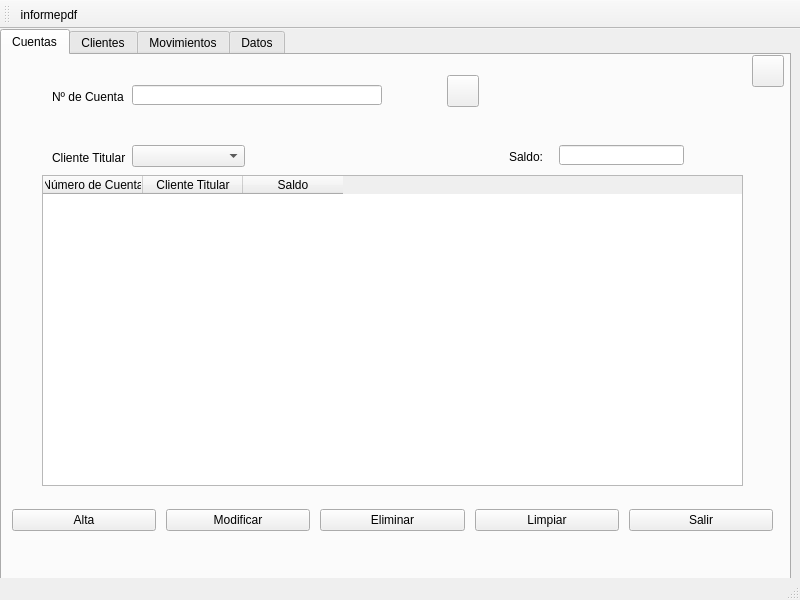
<?xml version="1.0" encoding="UTF-8"?>
<ui version="4.0">
 <class>MainWindow</class>
 <widget class="QMainWindow" name="MainWindow">
  <property name="geometry">
   <rect>
    <x>0</x>
    <y>0</y>
    <width>800</width>
    <height>600</height>
   </rect>
  </property>
  <property name="windowTitle">
   <string>Banco DI</string>
  </property>
  <property name="windowIcon">
   <iconset>
    <normaloff>banco.ico</normaloff>banco.ico</iconset>
  </property>
  <widget class="QWidget" name="centralwidget">
   <widget class="QTabWidget" name="tabWidget">
    <property name="geometry">
     <rect>
      <x>0</x>
      <y>0</y>
      <width>791</width>
      <height>561</height>
     </rect>
    </property>
    <property name="toolTip">
     <string/>
    </property>
    <property name="currentIndex">
     <number>0</number>
    </property>
    <widget class="QWidget" name="tab_cuentas">
     <attribute name="title">
      <string>Cuentas</string>
     </attribute>
     <widget class="QLineEdit" name="lineEdit_ncuenta">
      <property name="geometry">
       <rect>
        <x>130</x>
        <y>30</y>
        <width>250</width>
        <height>20</height>
       </rect>
      </property>
      <property name="toolTip">
       <string>Formato: ES3200789398504222542001</string>
      </property>
     </widget>
     <widget class="QPushButton" name="Recargar_Cuenta">
      <property name="geometry">
       <rect>
        <x>750</x>
        <y>0</y>
        <width>32</width>
        <height>32</height>
       </rect>
      </property>
      <property name="toolTip">
       <string>Recargar Tabla</string>
      </property>
      <property name="text">
       <string/>
      </property>
      <property name="icon">
       <iconset resource="img/reload.qrc">
        <normaloff>:/reload/reload.png</normaloff>:/reload/reload.png</iconset>
      </property>
     </widget>
     <widget class="QPushButton" name="Buscar_Cuenta">
      <property name="geometry">
       <rect>
        <x>445</x>
        <y>20</y>
        <width>32</width>
        <height>32</height>
       </rect>
      </property>
      <property name="toolTip">
       <string>Buscar Cuenta</string>
      </property>
      <property name="text">
       <string/>
      </property>
      <property name="icon">
       <iconset resource="img/lupa.qrc">
        <normaloff>:/lupa/lupa.png</normaloff>:/lupa/lupa.png</iconset>
      </property>
     </widget>
     <widget class="QLabel" name="label_ncuenta">
      <property name="geometry">
       <rect>
        <x>50</x>
        <y>35</y>
        <width>72</width>
        <height>13</height>
       </rect>
      </property>
      <property name="text">
       <string>Nº de Cuenta:</string>
      </property>
     </widget>
     <widget class="QTableWidget" name="tableCuentas">
      <property name="geometry">
       <rect>
        <x>40</x>
        <y>120</y>
        <width>701</width>
        <height>311</height>
       </rect>
      </property>
      <property name="toolTip">
       <string>Tabla Cuenta</string>
      </property>
      <property name="columnCount">
       <number>3</number>
      </property>
      <column>
       <property name="text">
        <string>Número de Cuenta</string>
       </property>
      </column>
      <column>
       <property name="text">
        <string>Cliente Titular</string>
       </property>
      </column>
      <column>
       <property name="text">
        <string>Saldo</string>
       </property>
      </column>
     </widget>
     <widget class="QWidget" name="layoutWidget_2">
      <property name="geometry">
       <rect>
        <x>10</x>
        <y>440</y>
        <width>761</width>
        <height>51</height>
       </rect>
      </property>
      <layout class="QHBoxLayout" name="horizontalLayout_botones_inferiores_2" stretch="0,0,0,0,0">
       <property name="spacing">
        <number>10</number>
       </property>
       <property name="sizeConstraint">
        <enum>QLayout::SetDefaultConstraint</enum>
       </property>
       <property name="bottomMargin">
        <number>0</number>
       </property>
       <item>
        <widget class="QPushButton" name="Alta_Cuenta">
         <property name="toolTip">
          <string>Dar de Alta una Cuenta</string>
         </property>
         <property name="text">
          <string>Alta</string>
         </property>
         <property name="icon">
          <iconset resource="img/alta_cuenta.qrc">
           <normaloff>:/alta_cuenta/alta_cuenta.png</normaloff>:/alta_cuenta/alta_cuenta.png</iconset>
         </property>
        </widget>
       </item>
       <item>
        <widget class="QPushButton" name="Modificar_Cuenta">
         <property name="toolTip">
          <string>Modificar Cuenta</string>
         </property>
         <property name="text">
          <string>Modificar</string>
         </property>
         <property name="icon">
          <iconset resource="img/modificar.qrc">
           <normaloff>:/modificar/modificar.png</normaloff>:/modificar/modificar.png</iconset>
         </property>
        </widget>
       </item>
       <item>
        <widget class="QPushButton" name="Eliminar_Cuenta">
         <property name="toolTip">
          <string>Eliminar Cuenta</string>
         </property>
         <property name="text">
          <string>Eliminar</string>
         </property>
         <property name="icon">
          <iconset resource="img/eliminar.qrc">
           <normaloff>:/eliminar/eliminar.png</normaloff>:/eliminar/eliminar.png</iconset>
         </property>
        </widget>
       </item>
       <item>
        <widget class="QPushButton" name="Limpiar_Cuenta">
         <property name="toolTip">
          <string>Limpiar Campos Cuentas</string>
         </property>
         <property name="text">
          <string>Limpiar</string>
         </property>
         <property name="icon">
          <iconset resource="img/limpiar.qrc">
           <normaloff>:/limpiar/limpiar.png</normaloff>:/limpiar/limpiar.png</iconset>
         </property>
        </widget>
       </item>
       <item>
        <widget class="QPushButton" name="pushButton_Salir_Cuenta">
         <property name="toolTip">
          <string>Salir</string>
         </property>
         <property name="text">
          <string>Salir</string>
         </property>
         <property name="icon">
          <iconset resource="img/salir.qrc">
           <normaloff>:/salir/salir.png</normaloff>:/salir/salir.png</iconset>
         </property>
        </widget>
       </item>
      </layout>
     </widget>
     <widget class="QLabel" name="label_cuenta_cliente">
      <property name="geometry">
       <rect>
        <x>50</x>
        <y>95</y>
        <width>91</width>
        <height>16</height>
       </rect>
      </property>
      <property name="text">
       <string>Cliente Titular</string>
      </property>
     </widget>
     <widget class="QComboBox" name="cmbClienteTitular">
      <property name="geometry">
       <rect>
        <x>130</x>
        <y>90</y>
        <width>113</width>
        <height>22</height>
       </rect>
      </property>
      <property name="toolTip">
       <string>Seleccionar Cliente</string>
      </property>
     </widget>
     <widget class="QLabel" name="label_status_cuenta">
      <property name="geometry">
       <rect>
        <x>10</x>
        <y>500</y>
        <width>761</width>
        <height>20</height>
       </rect>
      </property>
      <property name="text">
       <string/>
      </property>
      <property name="alignment">
       <set>Qt::AlignCenter</set>
      </property>
     </widget>
     <widget class="QLabel" name="label_cuenta_saldo">
      <property name="geometry">
       <rect>
        <x>507</x>
        <y>95</y>
        <width>47</width>
        <height>13</height>
       </rect>
      </property>
      <property name="text">
       <string>Saldo:</string>
      </property>
     </widget>
     <widget class="QLineEdit" name="lineEdit_cuenta_saldo">
      <property name="geometry">
       <rect>
        <x>557</x>
        <y>90</y>
        <width>125</width>
        <height>20</height>
       </rect>
      </property>
      <property name="toolTip">
       <string>Formato: 100</string>
      </property>
     </widget>
     <widget class="QLabel" name="label_cuenta_valid">
      <property name="geometry">
       <rect>
        <x>390</x>
        <y>20</y>
        <width>47</width>
        <height>30</height>
       </rect>
      </property>
      <property name="font">
       <font>
        <family>Bernard MT Condensed</family>
        <pointsize>14</pointsize>
       </font>
      </property>
      <property name="text">
       <string/>
      </property>
     </widget>
    </widget>
    <widget class="QWidget" name="tab_Clientes">
     <attribute name="title">
      <string>Clientes</string>
     </attribute>
     <widget class="QWidget" name="layoutWidget">
      <property name="geometry">
       <rect>
        <x>10</x>
        <y>440</y>
        <width>761</width>
        <height>51</height>
       </rect>
      </property>
      <layout class="QHBoxLayout" name="horizontalLayout_botones_inferiores" stretch="0,0,0,0,0">
       <property name="spacing">
        <number>10</number>
       </property>
       <property name="sizeConstraint">
        <enum>QLayout::SetDefaultConstraint</enum>
       </property>
       <property name="bottomMargin">
        <number>0</number>
       </property>
       <item>
        <widget class="QPushButton" name="Alta_Cliente">
         <property name="toolTip">
          <string>Dar de Alta un Cleinte</string>
         </property>
         <property name="text">
          <string>Alta</string>
         </property>
         <property name="icon">
          <iconset resource="img/alta.qrc">
           <normaloff>:/alta/alta.png</normaloff>:/alta/alta.png</iconset>
         </property>
        </widget>
       </item>
       <item>
        <widget class="QPushButton" name="Modificar_Cliente">
         <property name="toolTip">
          <string>Modificar Cliente</string>
         </property>
         <property name="text">
          <string>Modificar</string>
         </property>
         <property name="icon">
          <iconset resource="img/modificar.qrc">
           <normaloff>:/modificar/modificar.png</normaloff>:/modificar/modificar.png</iconset>
         </property>
        </widget>
       </item>
       <item>
        <widget class="QPushButton" name="Eliminar_Cliente">
         <property name="toolTip">
          <string>Eliminar Cliente</string>
         </property>
         <property name="text">
          <string>Eliminar</string>
         </property>
         <property name="icon">
          <iconset resource="img/eliminar.qrc">
           <normaloff>:/eliminar/eliminar.png</normaloff>:/eliminar/eliminar.png</iconset>
         </property>
        </widget>
       </item>
       <item>
        <widget class="QPushButton" name="Limpiar_Cliente">
         <property name="toolTip">
          <string>Limpiar Campos Clientes</string>
         </property>
         <property name="text">
          <string>Limpiar</string>
         </property>
         <property name="icon">
          <iconset resource="img/limpiar.qrc">
           <normaloff>:/limpiar/limpiar.png</normaloff>:/limpiar/limpiar.png</iconset>
         </property>
        </widget>
       </item>
       <item>
        <widget class="QPushButton" name="pushButton_Salir_Cliente">
         <property name="toolTip">
          <string>Salir</string>
         </property>
         <property name="text">
          <string>Salir</string>
         </property>
         <property name="icon">
          <iconset resource="img/salir.qrc">
           <normaloff>:/salir/salir.png</normaloff>:/salir/salir.png</iconset>
         </property>
        </widget>
       </item>
      </layout>
     </widget>
     <widget class="QPushButton" name="Recargar">
      <property name="geometry">
       <rect>
        <x>750</x>
        <y>0</y>
        <width>32</width>
        <height>32</height>
       </rect>
      </property>
      <property name="toolTip">
       <string>Recargar Tabla</string>
      </property>
      <property name="text">
       <string/>
      </property>
      <property name="icon">
       <iconset resource="img/reload.qrc">
        <normaloff>:/reload/reload.png</normaloff>:/reload/reload.png</iconset>
      </property>
     </widget>
     <widget class="QLabel" name="label_dni">
      <property name="geometry">
       <rect>
        <x>50</x>
        <y>35</y>
        <width>47</width>
        <height>13</height>
       </rect>
      </property>
      <property name="text">
       <string>DNI:</string>
      </property>
     </widget>
     <widget class="QLineEdit" name="lineEdit_dni">
      <property name="geometry">
       <rect>
        <x>100</x>
        <y>30</y>
        <width>115</width>
        <height>20</height>
       </rect>
      </property>
      <property name="toolTip">
       <string>Formato: 11111111H</string>
      </property>
     </widget>
     <widget class="QPushButton" name="Buscar">
      <property name="geometry">
       <rect>
        <x>275</x>
        <y>20</y>
        <width>32</width>
        <height>32</height>
       </rect>
      </property>
      <property name="toolTip">
       <string>Buscar Cliente</string>
      </property>
      <property name="text">
       <string/>
      </property>
      <property name="icon">
       <iconset resource="img/lupa.qrc">
        <normaloff>:/lupa/lupa.png</normaloff>:/lupa/lupa.png</iconset>
      </property>
     </widget>
     <widget class="QLineEdit" name="lineEdit_apellido">
      <property name="geometry">
       <rect>
        <x>100</x>
        <y>80</y>
        <width>115</width>
        <height>20</height>
       </rect>
      </property>
      <property name="toolTip">
       <string>Introducir Apellidos</string>
      </property>
     </widget>
     <widget class="QLabel" name="label_apellido">
      <property name="geometry">
       <rect>
        <x>50</x>
        <y>85</y>
        <width>47</width>
        <height>13</height>
       </rect>
      </property>
      <property name="text">
       <string>Apellidos:</string>
      </property>
     </widget>
     <widget class="QLineEdit" name="lineEdit_nombre">
      <property name="geometry">
       <rect>
        <x>480</x>
        <y>80</y>
        <width>115</width>
        <height>20</height>
       </rect>
      </property>
      <property name="toolTip">
       <string>Introducir Nombre</string>
      </property>
     </widget>
     <widget class="QLabel" name="label_nombre">
      <property name="geometry">
       <rect>
        <x>420</x>
        <y>85</y>
        <width>47</width>
        <height>13</height>
       </rect>
      </property>
      <property name="text">
       <string>Nombre:</string>
      </property>
     </widget>
     <widget class="QTableWidget" name="tableClientes">
      <property name="geometry">
       <rect>
        <x>40</x>
        <y>120</y>
        <width>701</width>
        <height>311</height>
       </rect>
      </property>
      <property name="toolTip">
       <string>Tabla Clientes</string>
      </property>
      <property name="columnCount">
       <number>3</number>
      </property>
      <column>
       <property name="text">
        <string>DNI</string>
       </property>
      </column>
      <column>
       <property name="text">
        <string>Apellidos</string>
       </property>
      </column>
      <column>
       <property name="text">
        <string>Nombre</string>
       </property>
      </column>
     </widget>
     <widget class="QLabel" name="label_status_cliente">
      <property name="geometry">
       <rect>
        <x>10</x>
        <y>500</y>
        <width>761</width>
        <height>20</height>
       </rect>
      </property>
      <property name="text">
       <string/>
      </property>
      <property name="alignment">
       <set>Qt::AlignCenter</set>
      </property>
     </widget>
     <widget class="QLabel" name="label_dni_valid">
      <property name="geometry">
       <rect>
        <x>220</x>
        <y>20</y>
        <width>47</width>
        <height>30</height>
       </rect>
      </property>
      <property name="font">
       <font>
        <family>Bernard MT Condensed</family>
        <pointsize>14</pointsize>
       </font>
      </property>
      <property name="text">
       <string/>
      </property>
     </widget>
    </widget>
    <widget class="QWidget" name="tab_movimientos">
     <attribute name="title">
      <string>Movimientos</string>
     </attribute>
     <widget class="QLabel" name="label_movimiento_cuenta">
      <property name="geometry">
       <rect>
        <x>50</x>
        <y>35</y>
        <width>75</width>
        <height>16</height>
       </rect>
      </property>
      <property name="text">
       <string>Nº de Cuenta:</string>
      </property>
     </widget>
     <widget class="QComboBox" name="cmbMovimiento_cuenta">
      <property name="geometry">
       <rect>
        <x>130</x>
        <y>30</y>
        <width>231</width>
        <height>22</height>
       </rect>
      </property>
      <property name="toolTip">
       <string>Seleccionar Numero de Cuenta</string>
      </property>
     </widget>
     <widget class="QComboBox" name="cmbMovimiento_tipo">
      <property name="geometry">
       <rect>
        <x>500</x>
        <y>30</y>
        <width>150</width>
        <height>22</height>
       </rect>
      </property>
      <property name="toolTip">
       <string>Seleccionar Tipo de Movimiento</string>
      </property>
     </widget>
     <widget class="QLabel" name="label_movimiento_tipo">
      <property name="geometry">
       <rect>
        <x>450</x>
        <y>35</y>
        <width>60</width>
        <height>16</height>
       </rect>
      </property>
      <property name="text">
       <string>Tipo:</string>
      </property>
     </widget>
     <widget class="QLabel" name="label_movimiento_importe">
      <property name="geometry">
       <rect>
        <x>50</x>
        <y>85</y>
        <width>59</width>
        <height>16</height>
       </rect>
      </property>
      <property name="text">
       <string>Importe:</string>
      </property>
     </widget>
     <widget class="QLabel" name="label_status_movimiento">
      <property name="geometry">
       <rect>
        <x>10</x>
        <y>500</y>
        <width>761</width>
        <height>20</height>
       </rect>
      </property>
      <property name="text">
       <string/>
      </property>
      <property name="alignment">
       <set>Qt::AlignCenter</set>
      </property>
     </widget>
     <widget class="QLineEdit" name="lineEdit_movimiento_importe">
      <property name="geometry">
       <rect>
        <x>130</x>
        <y>80</y>
        <width>120</width>
        <height>20</height>
       </rect>
      </property>
      <property name="toolTip">
       <string>Formato: 100</string>
      </property>
     </widget>
     <widget class="QTableWidget" name="tableMovimientos">
      <property name="geometry">
       <rect>
        <x>40</x>
        <y>120</y>
        <width>701</width>
        <height>311</height>
       </rect>
      </property>
      <property name="toolTip">
       <string>Tabla Movimientos</string>
      </property>
      <column>
       <property name="text">
        <string>ID</string>
       </property>
      </column>
      <column>
       <property name="text">
        <string>Número de Cuenta</string>
       </property>
      </column>
      <column>
       <property name="text">
        <string>Tipo de Movimeinto</string>
       </property>
      </column>
      <column>
       <property name="text">
        <string>Importe</string>
       </property>
      </column>
     </widget>
     <widget class="QPushButton" name="Recargar_movimiento">
      <property name="geometry">
       <rect>
        <x>750</x>
        <y>0</y>
        <width>32</width>
        <height>32</height>
       </rect>
      </property>
      <property name="toolTip">
       <string>Recargar Tabla</string>
      </property>
      <property name="text">
       <string/>
      </property>
      <property name="icon">
       <iconset resource="img/reload.qrc">
        <normaloff>:/reload/reload.png</normaloff>:/reload/reload.png</iconset>
      </property>
     </widget>
     <widget class="QPushButton" name="Alta_Movimiento">
      <property name="geometry">
       <rect>
        <x>100</x>
        <y>452</y>
        <width>144</width>
        <height>24</height>
       </rect>
      </property>
      <property name="toolTip">
       <string>Dar de Alta un Movimiento</string>
      </property>
      <property name="text">
       <string>Alta</string>
      </property>
      <property name="icon">
       <iconset resource="img/alta_movimiento.qrc">
        <normaloff>:/alta_movimiento/alta_movimiento.png</normaloff>:/alta_movimiento/alta_movimiento.png</iconset>
      </property>
     </widget>
     <widget class="QPushButton" name="pushButton_Salir_Movimiento">
      <property name="geometry">
       <rect>
        <x>524</x>
        <y>450</y>
        <width>144</width>
        <height>24</height>
       </rect>
      </property>
      <property name="toolTip">
       <string>Salir</string>
      </property>
      <property name="text">
       <string>Salir</string>
      </property>
      <property name="icon">
       <iconset resource="img/salir.qrc">
        <normaloff>:/salir/salir.png</normaloff>:/salir/salir.png</iconset>
      </property>
     </widget>
     <widget class="QPushButton" name="Limpiar_Movimiento">
      <property name="geometry">
       <rect>
        <x>309</x>
        <y>450</y>
        <width>144</width>
        <height>24</height>
       </rect>
      </property>
      <property name="toolTip">
       <string>Limpiar Campos Movimientos</string>
      </property>
      <property name="text">
       <string>Limpiar</string>
      </property>
      <property name="icon">
       <iconset resource="img/limpiar.qrc">
        <normaloff>:/limpiar/limpiar.png</normaloff>:/limpiar/limpiar.png</iconset>
      </property>
     </widget>
    </widget>
    <widget class="QWidget" name="tab_Datos">
     <attribute name="title">
      <string>Datos</string>
     </attribute>
     <widget class="QTableWidget" name="tableDatos">
      <property name="geometry">
       <rect>
        <x>40</x>
        <y>80</y>
        <width>701</width>
        <height>341</height>
       </rect>
      </property>
      <property name="toolTip">
       <string>Tabla Movimientos Cuenta</string>
      </property>
      <column>
       <property name="text">
        <string>Número de Cuenta</string>
       </property>
      </column>
      <column>
       <property name="text">
        <string>Tipo de Movimiento</string>
       </property>
      </column>
      <column>
       <property name="text">
        <string>Importe</string>
       </property>
      </column>
     </widget>
     <widget class="QLabel" name="label_status_datos">
      <property name="geometry">
       <rect>
        <x>10</x>
        <y>500</y>
        <width>761</width>
        <height>20</height>
       </rect>
      </property>
      <property name="text">
       <string/>
      </property>
      <property name="alignment">
       <set>Qt::AlignCenter</set>
      </property>
     </widget>
     <widget class="QLabel" name="label_datos">
      <property name="geometry">
       <rect>
        <x>50</x>
        <y>35</y>
        <width>165</width>
        <height>16</height>
       </rect>
      </property>
      <property name="text">
       <string>Selecciona una cuenta bancaria:</string>
      </property>
     </widget>
     <widget class="QComboBox" name="comboBox_datos_cuenta">
      <property name="geometry">
       <rect>
        <x>220</x>
        <y>30</y>
        <width>360</width>
        <height>20</height>
       </rect>
      </property>
      <property name="toolTip">
       <string>Seleccionar Cuenta Bancaria</string>
      </property>
     </widget>
     <widget class="QPushButton" name="Limpiar_Dato">
      <property name="geometry">
       <rect>
        <x>230</x>
        <y>452</y>
        <width>144</width>
        <height>24</height>
       </rect>
      </property>
      <property name="toolTip">
       <string>Limpiar Campos Datos</string>
      </property>
      <property name="text">
       <string>Limpiar</string>
      </property>
      <property name="icon">
       <iconset resource="img/limpiar.qrc">
        <normaloff>:/limpiar/limpiar.png</normaloff>:/limpiar/limpiar.png</iconset>
      </property>
     </widget>
     <widget class="QPushButton" name="pushButton_Salir_Dato">
      <property name="geometry">
       <rect>
        <x>450</x>
        <y>452</y>
        <width>144</width>
        <height>24</height>
       </rect>
      </property>
      <property name="toolTip">
       <string>Salir</string>
      </property>
      <property name="text">
       <string>Salir</string>
      </property>
      <property name="icon">
       <iconset resource="img/salir.qrc">
        <normaloff>:/salir/salir.png</normaloff>:/salir/salir.png</iconset>
      </property>
     </widget>
     <widget class="QPushButton" name="Buscar_Dato">
      <property name="geometry">
       <rect>
        <x>610</x>
        <y>20</y>
        <width>32</width>
        <height>32</height>
       </rect>
      </property>
      <property name="toolTip">
       <string>Buscar Movimientos Cuenta</string>
      </property>
      <property name="text">
       <string/>
      </property>
      <property name="icon">
       <iconset resource="img/lupa.qrc">
        <normaloff>:/lupa/lupa.png</normaloff>:/lupa/lupa.png</iconset>
      </property>
     </widget>
    </widget>
   </widget>
  </widget>
  <widget class="QMenuBar" name="menubar">
   <property name="geometry">
    <rect>
     <x>0</x>
     <y>0</y>
     <width>800</width>
     <height>21</height>
    </rect>
   </property>
  </widget>
  <widget class="QStatusBar" name="statusbar"/>
  <widget class="QToolBar" name="toolBar">
   <property name="windowTitle">
    <string>toolBar</string>
   </property>
   <attribute name="toolBarArea">
    <enum>TopToolBarArea</enum>
   </attribute>
   <attribute name="toolBarBreak">
    <bool>false</bool>
   </attribute>
   <addaction name="actioninformepdf"/>
  </widget>
  <action name="actioninformepdf">
   <property name="icon">
    <iconset resource="img/informepdf.qrc">
     <normaloff>:/informepdf/informe-pdf.png</normaloff>:/informepdf/informe-pdf.png</iconset>
   </property>
   <property name="text">
    <string>informepdf</string>
   </property>
   <property name="toolTip">
    <string>Generar Informe PDF</string>
   </property>
  </action>
 </widget>
 <resources>
  <include location="img/salir.qrc"/>
  <include location="img/alta_cuenta.qrc"/>
  <include location="img/alta.qrc"/>
  <include location="img/alta_movimiento.qrc"/>
  <include location="img/modificar.qrc"/>
  <include location="img/eliminar.qrc"/>
  <include location="img/limpiar.qrc"/>
  <include location="img/reload.qrc"/>
  <include location="img/lupa.qrc"/>
  <include location="img/informepdf.qrc"/>
 </resources>
 <connections/>
</ui>
